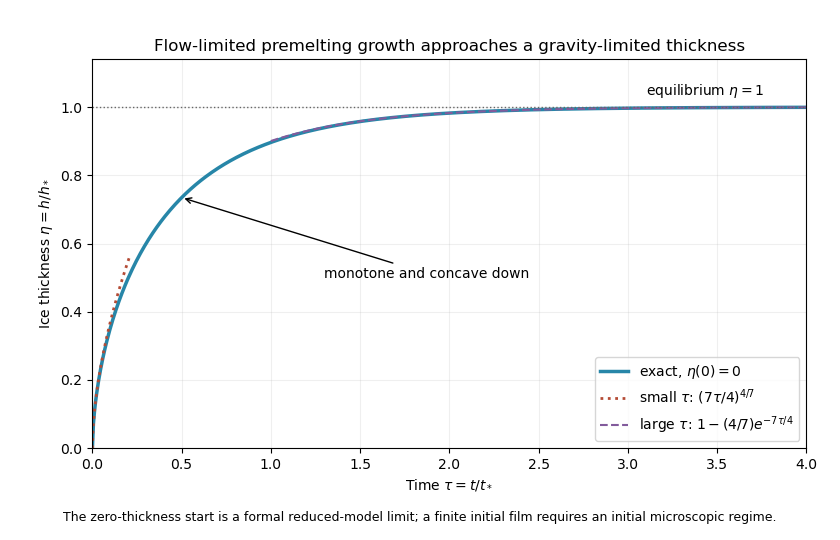

This figure's Python source:
"""Exact reduced frost-heave growth and its asymptotes.
Python 3.14.4, matplotlib 3.10.7, numpy 2.3.5. Honor MPLCONFIGDIR.
Output only paper-71-premelting-growth.png in cwd.
"""
import os,tempfile
def main():
    cache=None
    if 'MPLCONFIGDIR' not in os.environ:
        cache=tempfile.TemporaryDirectory(prefix='paper-71-mpl-')
        os.environ['MPLCONFIGDIR']=cache.name
    import matplotlib
    matplotlib.use('Agg')
    import matplotlib.pyplot as plt
    import numpy as np
    t=np.linspace(0,4,700);eta=(-np.expm1(-7*t/4))**(4/7)
    fig,ax=plt.subplots(figsize=(8.4,5.4),dpi=100,facecolor='white')
    ax.plot(t,eta,color='#2786a8',lw=2.5,label='exact, $\\eta(0)=0$')
    small=np.linspace(0,.21,100);ax.plot(small,(7*small/4)**(4/7),color='#b44b35',ls=':',lw=2,label='small $\\tau$: $(7\\tau/4)^{4/7}$')
    late=np.linspace(1,4,200);ax.plot(late,1-4/7*np.exp(-7*late/4),color='#825b9c',ls='--',lw=1.5,label='large $\\tau$: $1-(4/7)e^{-7\\tau/4}$')
    ax.axhline(1,color='#666',ls=':',lw=1);ax.text(3.10,1.035,'equilibrium $\\eta=1$',fontsize=10)
    ax.annotate('monotone and concave down',xy=(.5,float((-np.expm1(-7*.5/4))**(4/7))),xytext=(1.3,.5),arrowprops=dict(arrowstyle='->'),fontsize=10)
    ax.set(xlim=(0,4),ylim=(0,1.14),xlabel='Time $\\tau=t/t_*$',ylabel='Ice thickness $\\eta=h/h_*$',title='Flow-limited premelting growth approaches a gravity-limited thickness')
    ax.grid(alpha=.2);ax.legend(loc='lower right',fontsize=10)
    fig.text(.5,.035,'The zero-thickness start is a formal reduced-model limit; a finite initial film requires an initial microscopic regime.',ha='center',fontsize=9)
    fig.subplots_adjust(left=.11,right=.96,bottom=.17,top=.89)
    fig.savefig('paper-71-premelting-growth.png',dpi=100,facecolor='white',transparent=False)
    plt.close(fig)
    if cache:cache.cleanup()
if __name__=='__main__':main()
